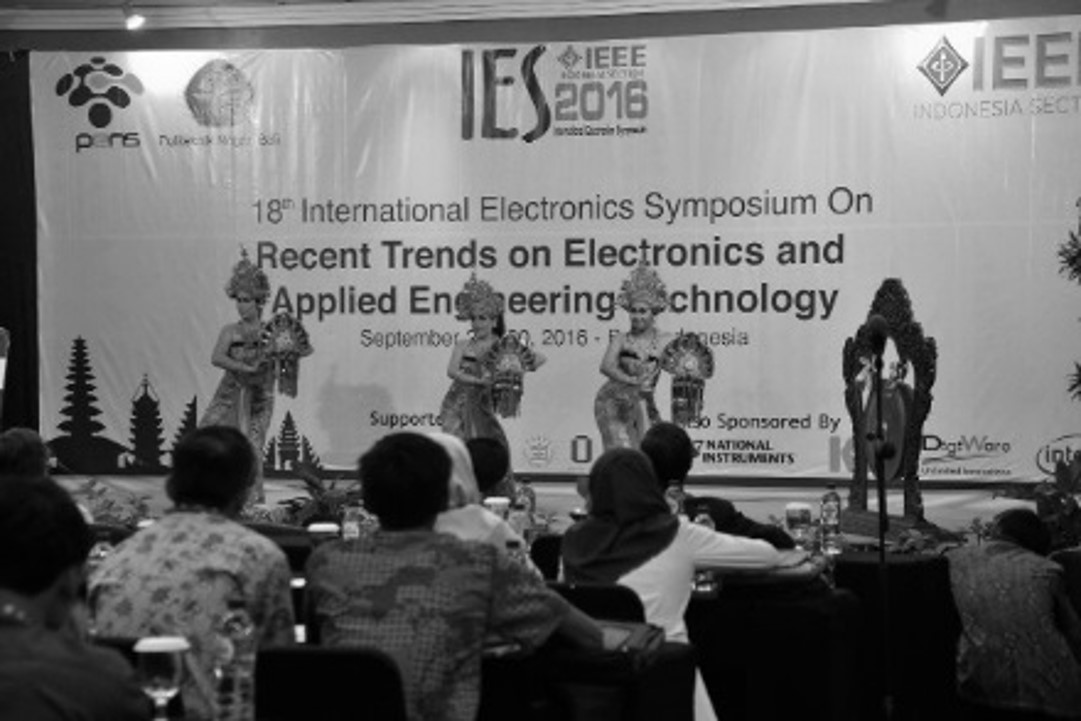
%> input picture TugasTeori/Tugas 4/2.jpg, 1081 x 721 px
$ octave pd.m   (GNU Octave 9; MATLAB toolbox functions it lacks are replaced by stand-ins)
%> lines starting %> are read from the running program, lines starting %| are printed output that depends on the picture; in (x1, y1, x2, y2) boxes, pixels count from 0 and x2, y2 are one past the last pixel; in counts of white or black regions, pixels touching at a corner belong together; the program's own positions count from 1
clc;
clear;

%Membaca gambar
x=imread('2.jpg');
%> x is the input picture: size 721x1081x3 uint8; min 0, max 255, mean 107.6
xg=rgb2gray(x);
xd=double(xg);
xdm=mean(mean(xd));
%> xdm = 107.6
xd=xd-xdm;

%Membaca template
h1=imread('2b.jpg');
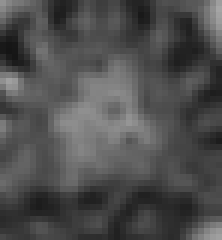
%> input picture TugasTeori/Tugas 4/2b.jpg, 37 x 40 px (shown 6 times larger)
%> h1 is the input picture: size 40x37x3 uint8; min 21, max 165, mean 78.2
h2=rgb2gray(h1);
hd=double(h2);
h3=hd/sum(sum(hd));
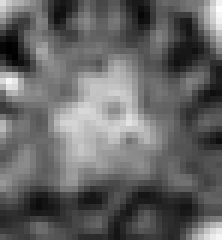
%> h3: size 40x37 double (shown 6 times larger); min 0.000181, max 0.00143, mean 0.000676; drawn with min black and max white
hm=mean(mean(h3));
%> hm = 0.000676
h=h3-hm;

%Proses filtering
yd=filter2(h,xd);
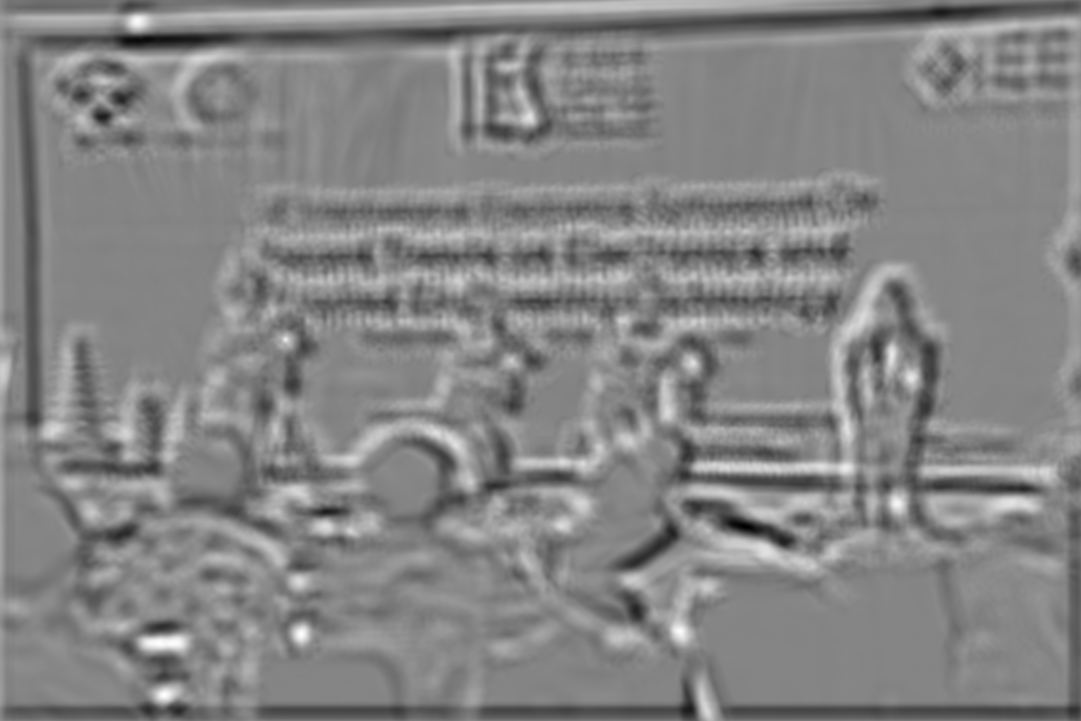
%> yd: size 721x1081 double; min -12.74, max 11.66, mean -0.0399; drawn with min black and max white
ymax=max(max(yd));
%> ymax = 11.66
y1=yd*255/ymax;
y=uint8(y1);
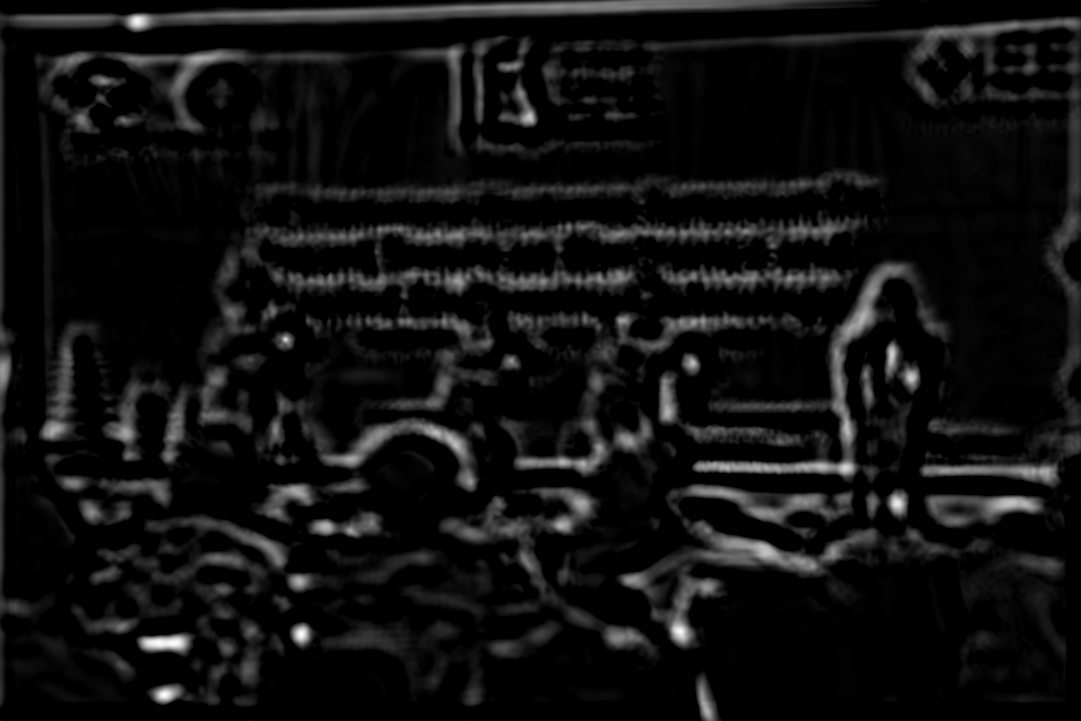
%> y: size 721x1081 uint8; min 0, max 255, mean 16.3

%Proses thresholding
th=0.65;
y2=(yd>=th*ymax);
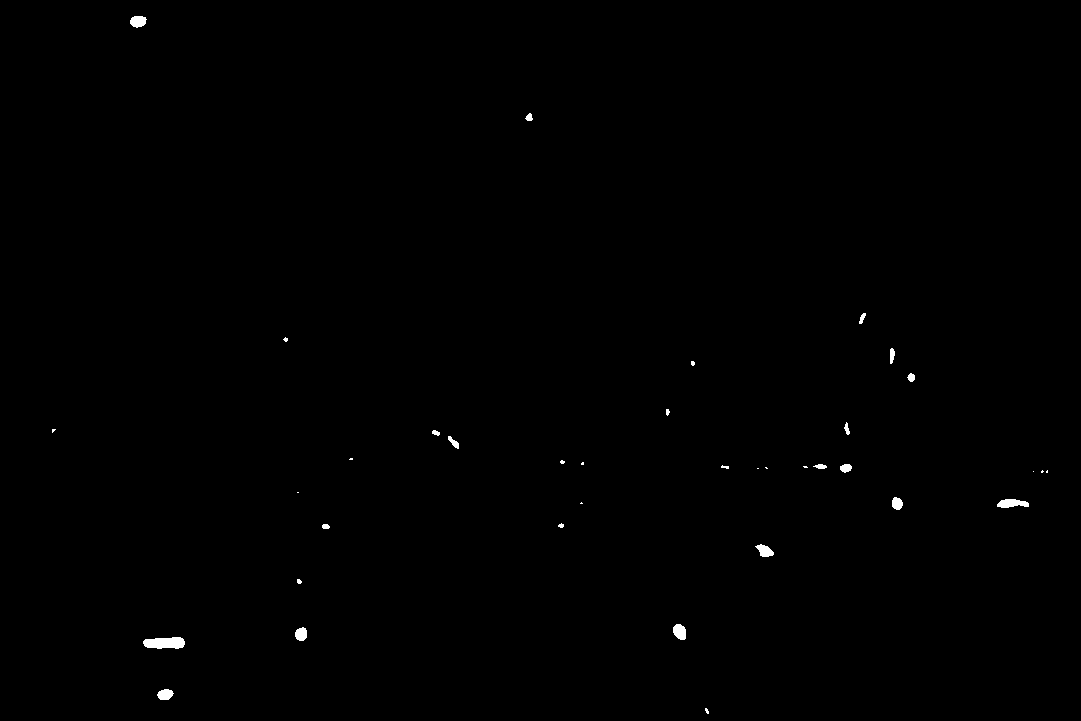
%> y2: size 721x1081 logical; 0.28% white; 37 white regions (15 under 20 px), largest, box (x1, y1, x2, y2) and area: (143, 637, 185, 649) 407, (997, 499, 1029, 508) 208, (673, 624, 686, 640) 165
y3=yd.*y2;
y4=y3*255/ymax;
y5=uint8(y4);

%Mwnampilkan hasil
u=[xg y y5];
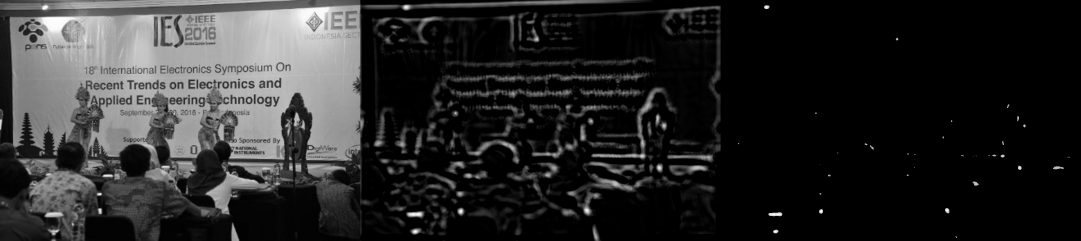
%> u: size 721x3243 uint8 (shown at 1/3 size); min 0, max 255, mean 41.5
figure(1)
imshow(u);
figure(2)
imshow(y);
figure(3)
imshow(y5);
